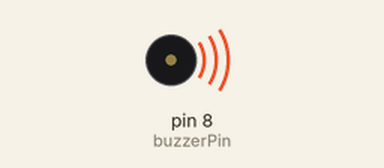
A sketch run on a simulated Arduino Uno, built with avr-gcc and run on an emulated ATmega328P. Parts: buzzer (waves = sounding).

Above: at 0.5 s.
Timing chart, 0 to 4.6 s (numbered marks = the images above):
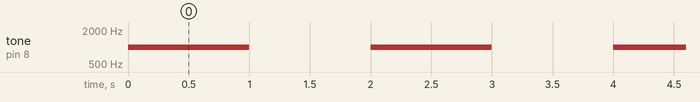

The sketch:

EPISODE_11_PassiveBuzzer.ino
```cpp
// Episode 11: Passive Buzzer using tone() and noTone()

#define buzzerPin 8

void setup() {
  pinMode(buzzerPin, OUTPUT);
}

void loop() {
  tone(buzzerPin, 1000);
  delay(1000);

  noTone(buzzerPin);
  delay(1000);
}
```

Measured:
- by itself, tone on pin 8 (buzzerPin): alternates 1000 Hz for 1.0 s and silent for 1.0 s
